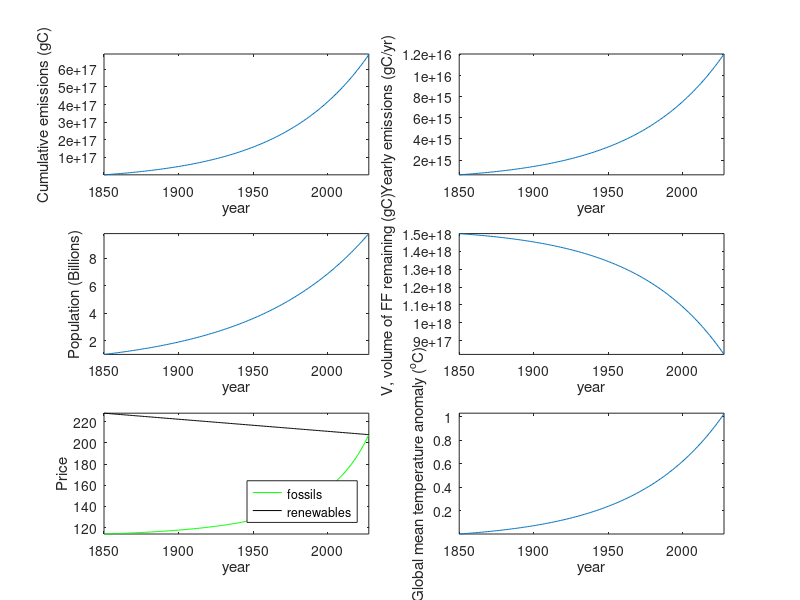

The MATLAB script that drew this image:
function energy
clear all
close all
% Can Homo economicus save us from environmental apocolypse?
% Constants defined here, the functional forms are set up at the bottom
% Main units are Joules.

global  J_2_gC...
        V0...
        Pr_ff0...
        CTff...        
        Pr_re0...
        CTre...
        t0...
        tf...
        Cpc...
        C0...
        c_tax...
        P0...
        Cpop...
    
%%%% Define constants %%%%
J_2_gC =        2.0e-5;  %gC/Joule based on conventional oil energy density
bbl_2_gC =      1.14e5 ; %gC/barrel
%Initial volume of fossil fuels (J)
V0 = 15.e17 ;         % Conventional reserves (gC)
V0 = V0 ./ J_2_gC ;   % Conventional reserves (J)
%Initial cost of fossil fuels ($/J)
Pr_ff0 = 50. ;        % ($/bbl oil)
Pr_ff0 = Pr_ff0 .* bbl_2_gC ; % ($/gC)
Pr_ff0 = Pr_ff0 .* J_2_gC ; % ($/J)
%Price for renewables, random set at double intial ff price
Pr_re0 = Pr_ff0*2 ;
%Start-time, end-time (0 = year 1850)
t0 = 0. ;
tf = 200. ;
%Per capita carbon demand doubling time (linear/constant if inf).
%Original per capita demand (modern global mean emissions are ~4 mt CO2 / person / year,
%which yields 4e6 * 12/44 = 1.1e6 gC/person/year modern, and we back track
%to t0 at 1850 assuming exponential growth )
Cpc = 170. ; % (yr)
C0 = 1.1e6 ./ J_2_gC ./ exp( 150. * ( log(2) / Cpc) )  ;
%Taxes increases ff prices if greater than 1, a c_tax of less than 1 implies a ff subsidy.
c_tax = 1. ; % (%)
%Original population (1e9 is roughly the 1850 pop)
P0 = 1.e9 ;
%Population doubling time in years, assuming exponential growth.
Cpop = 54 ;
%Rate of fossil fuel reservoir increase (J/yr).  Proxy for technology
%improvements to fossil fuel extraction.
CTff = 0. ;
%Linear renewable technology cost evolution rate ($/J/yr)
CTre = - Pr_re0*5.e-4 ; %Jer: random number here
 
%%%%%%%%%%% Do the integration %%%%%%%%%%%%%%%%%%%%%%%
% set some ODE solver options and do the numerical interation
options = odeset('RelTol',1e-4,'AbsTol',1e-4,'Events',@events);
[ t , V ] = ode45(@volume,t0:1:tf,V0,options);
%
%%%%%%%%%%% Make some output %%%%%%%%%%%%%%%%%%%%%%%
yr = 1850 + t ;
%Calculate cumulative emissions
yearly_emissions = population(t) .* per_cap_demand(t) .* J_2_gC ;
cum_emissions = cumsum ( yearly_emissions ) ;
g_warm = cum_emissions (end) * 1.5 / 1e18 ; % Global warming from these cumulative emissions from CCR (MAthews et al. 2009)
g_warm_evolve =  ( cum_emissions ) * 1.5 / 1.e18 ; % history of the warming

disp( [ 'The year renewables became cheaper than fossil fuel: ' num2str(floor(yr(end)))] )
disp('')
disp( [ 'The amount of carbon emitted before renewables became cheaper: ' num2str(cum_emissions(end)/1.e18) ' Tt'] )
disp('')
disp(['This would cause an equilibrium global warming of ' num2str( g_warm ) ' degrees since pre-industrial'])
disp('')
disp([ '2011 global temp anomaly: ' num2str( g_warm_evolve( yr == 2011 ) ) ] )

% plot up some results

fig1=figure;
scnsize=get(0,'Monitorpositions');
set(fig1,'Position',scnsize(1,:));
subplot(3,2,1)
plot(yr,cum_emissions)
ylabel('Cumulative emissions (gC)')
xlabel('year')
axis tight
subplot(3,2,2)
plot(yr,yearly_emissions)
ylabel('Yearly emissions (gC/yr)')
xlabel('year')
axis tight
subplot(3,2,3)
plot(yr,population(t)./1e9)
ylabel('Population (Billions)')
xlabel('year')
axis tight
subplot(3,2,4)
plot(yr,V.* J_2_gC)
xlabel('year')
axis tight
ylabel('V, volume of FF remaining (gC)')
subplot(3,2,5)
plot( yr , ff_price( V ) , '-g' )
hold on
plot( yr , re_price( t ) ,'-k')
xlabel('year')
ylabel('Price')
legend('fossils','renewables', 'Location','Southeast')
axis tight
hold off
subplot(3,2,6)
plot( yr , g_warm_evolve )
xlabel('year')
ylabel('Global mean temperature anomaly (^oC)')
axis tight

%%%%%%%%%%%%%%%%%%%%%%%%%%%%%%%%%%%%%%%%%%%%%

function [dVdt] = volume( t , V )

global CTff

% DVdt = T - D
%      = CT - pop(t)*Cpc(t)

dVdt = CTff .* t -  population(t) .* per_cap_demand(t) ;

%%%%%%%%%%%%%%%%%%%%%%%%%%%%%%%%%%%%%%%%%%%%%

function [pop] = population( t )

global P0 Cpop 

pop = P0 .* exp( t .* ( log(2) / Cpop) ) ; % exponential population growth
pop = min( 14.e9 , pop );                  %maximum population of 14 billion people

%%%%%%%%%%%%%%%%%%%%%%%%%%%%%%%%%%%%%%%%%%%%%

function [pcd] = per_cap_demand( t ) 

global C0 Cpc

pcd = C0 .* exp( t .* ( log(2) / Cpc) ) ; % exponential per capita demand growth

%%%%%%%%%%%%%%%%%%%%%%%%%%%%%%%%%%%%%%%%%%%%%

function [Pr_ff] = ff_price( V )
 
global V0 Pr_ff0 c_tax

Pr_ff =  (V0./ V) .* Pr_ff0 .* c_tax  ; %  price change inverse to remaining reserve, V.

%%%%%%%%%%%%%%%%%%%%%%%%%%%%%%%%%%%%%%%%%%%%%

function [Pr_re] = re_price( t )

global Pr_re0 CTre

Pr_re = Pr_re0 + CTre .*t ;

%%%%%%%%%%%%%%%%%%%%%%%%%%%%%%%%%%%%%%%%%%%%%

function [value,isterminal,direction] = events(t,V)

%first event: energy prices match
value(1) =  ff_price(V) - re_price(t); %equate price of fossil fuel to price of renewable
isterminal(1) = 1; %stop integration if crossing is found
direction(1) = 0; %stop if crossing is hit in either direction

%second event: entire fossil fuel reserve is depleted
value(2) = 0;
isterminal(2) = 1; %stop integration if crossing is found
direction(2) = 0; %stop if crossing is hit in either direction


